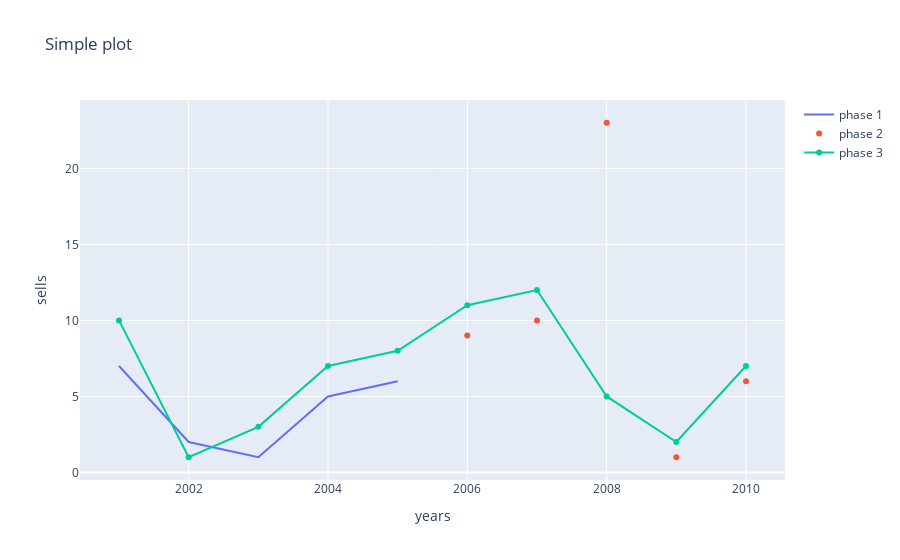

Here is the notebook cell this chart was saved with:
### Code cell
fig.add_trace(go.Scatter(x=x1, y=y1, mode='lines', name='phase 1'))
fig.add_trace(go.Scatter(x=x2, y=y2, mode='markers', name='phase 2'))
fig.add_trace(go.Scatter(x=x3, y=y3, mode='lines+markers', name='phase 3'))
fig.update_layout(title='Simple plot', xaxis_title='years', yaxis_title='sells')

### Figure 1 — Plotly figure (JSON) as saved in the notebook; plotly's stock layout.template omitted (floating-point values rounded to 4 significant figures)
{"data": [{"mode": "lines", "name": "phase 1", "x": [2001, 2002, 2003, 2004, 2005], "y": [7, 2, 1, 5, 6], "type": "scatter"}, {"mode": "markers", "name": "phase 2", "x": [2006, 2007, 2008, 2009, 2010], "y": [9, 10, 23, 1, 6], "type": "scatter"}, {"mode": "lines+markers", "name": "phase 3", "x": [2001, 2002, 2003, 2004, 2005, 2006, 2007, 2008, 2009, 2010], "y": [10, 1, 3, 7, 8, 11, 12, 5, 2, 7], "type": "scatter"}], "layout": {"title": {"text": "Simple plot"}, "xaxis": {"title": {"text": "years"}}, "yaxis": {"title": {"text": "sells"}}}}
